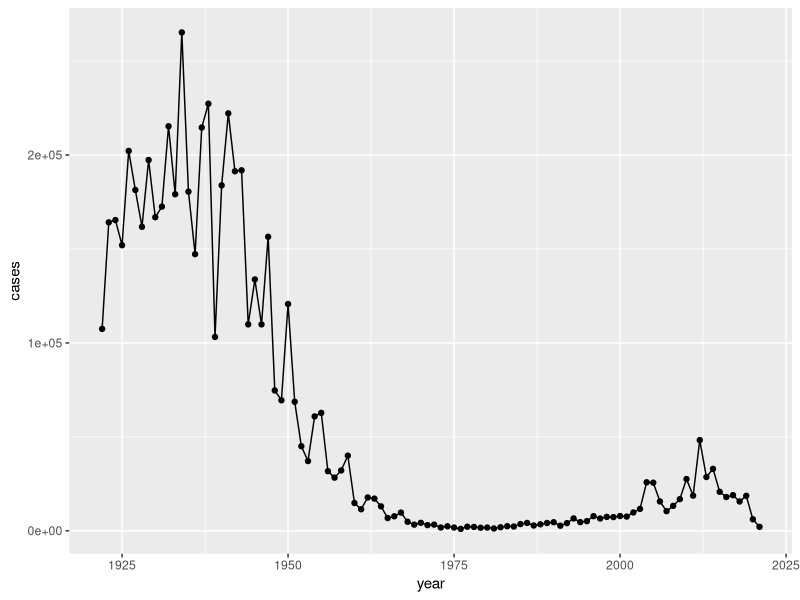
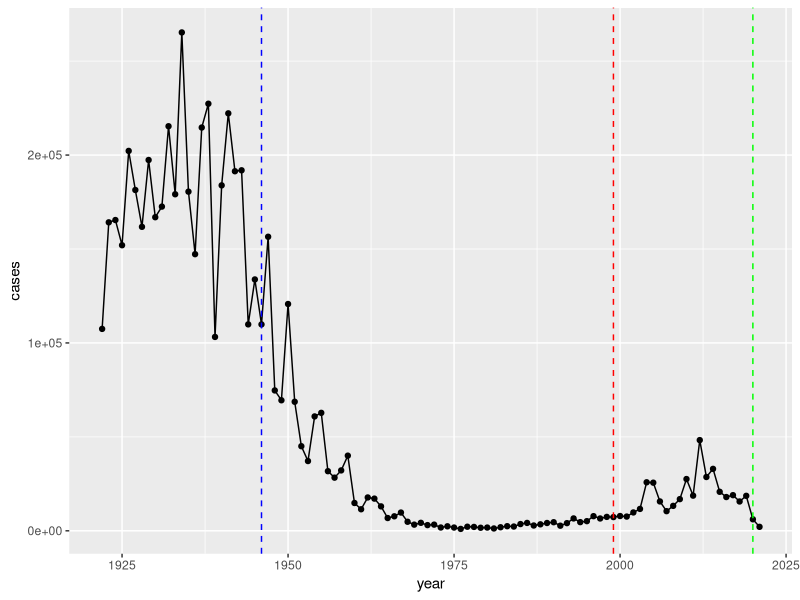

Write the R code that produced these figures, in order. (Note: this script raises an error after producing the figures.)
## ---- chunk 1
#/ echo=FALSE 
cdc <- data.frame(
                                 year = c(1922L,1923L,1924L,1925L,
                                          1926L,1927L,1928L,1929L,1930L,1931L,
                                          1932L,1933L,1934L,1935L,1936L,
                                          1937L,1938L,1939L,1940L,1941L,1942L,
                                          1943L,1944L,1945L,1946L,1947L,
                                          1948L,1949L,1950L,1951L,1952L,
                                          1953L,1954L,1955L,1956L,1957L,1958L,
                                          1959L,1960L,1961L,1962L,1963L,
                                          1964L,1965L,1966L,1967L,1968L,1969L,
                                          1970L,1971L,1972L,1973L,1974L,
                                          1975L,1976L,1977L,1978L,1979L,1980L,
                                          1981L,1982L,1983L,1984L,1985L,
                                          1986L,1987L,1988L,1989L,1990L,
                                          1991L,1992L,1993L,1994L,1995L,1996L,
                                          1997L,1998L,1999L,2000L,2001L,
                                          2002L,2003L,2004L,2005L,2006L,2007L,
                                          2008L,2009L,2010L,2011L,2012L,
                                          2013L,2014L,2015L,2016L,2017L,2018L,
                                          2019L,2020L,2021L),
         cases = c(107473,164191,165418,152003,
                                          202210,181411,161799,197371,
                                          166914,172559,215343,179135,265269,
                                          180518,147237,214652,227319,103188,
                                          183866,222202,191383,191890,109873,
                                          133792,109860,156517,74715,69479,
                                          120718,68687,45030,37129,60886,
                                          62786,31732,28295,32148,40005,
                                          14809,11468,17749,17135,13005,6799,
                                          7717,9718,4810,3285,4249,3036,
                                          3287,1759,2402,1738,1010,2177,2063,
                                          1623,1730,1248,1895,2463,2276,
                                          3589,4195,2823,3450,4157,4570,
                                          2719,4083,6586,4617,5137,7796,6564,
                                          7405,7298,7867,7580,9771,11647,
                                          25827,25616,15632,10454,13278,
                                          16858,27550,18719,48277,28639,32971,
                                          20762,17972,18975,15609,18617,
                                          6124,2116)
       )
## ---- chunk 2
head(cdc)
## ---- chunk 3
library(ggplot2)

ggplot(cdc) +
  aes(x=year, y=cases) +
  geom_point() +geom_line()
## ---- chunk 4
ggplot(cdc) +
  aes(x=year, y=cases) +
  geom_point() +geom_line() +geom_vline(xintercept=1946, linetype="dashed", col="blue")+ geom_vline(xintercept=1999, linetype="dashed", col="red")+ geom_vline(xintercept=2020, linetype="dashed", col="green")
## ---- chunk 5
library(jsonlite)

#Subject table
subject <- read_json("https://www.cmi-pb.org/api/subject", simplifyVector = TRUE) 
specimen <- read_json("http://cmi-pb.org/api/specimen", simplifyVector = TRUE)
titer <- read_json("http://cmi-pb.org/api/v4/plasma_ab_titer", simplifyVector = TRUE)
## ---- chunk 6
head(specimen)
head(subject)
head(titer)
## ---- chunk 7
table(subject$infancy_vac)
## ---- chunk 8
table(subject$biological_sex)
## ---- chunk 9
table(subject$race, subject$biological_sex)

## ---- chunk 10
library(tidyverse)
## ---- chunk 11
today()
## ---- chunk 12
time_length(today() -mdy("3-12-2002"), "years")
## ---- chunk 13
library(dplyr)

#ap <- subject %>% filter(infancy_vac == "aP")
#round( summary( time_length( ap$age, "years" ) ) )
#wp <- subject %>% filter(infancy_vac == "wP")
#round( summary( time_length( wp$age, "years" ) ) )
## ---- chunk 14

subject$age <- ymd(subject$date_of_boost)-ymd(subject$year_of_birth)
subject$year <- time_length(subject$age, "years")
head(subject)
## ---- chunk 15
ggplot(subject) +
  aes(time_length(age, "year"),
      fill=as.factor(infancy_vac)) +
  geom_histogram(show.legend=FALSE) +
  facet_wrap(vars(infancy_vac), nrow=2) +
  xlab("Age in years")
## ---- chunk 16
#x <- t.test(time_length( wp$age, "years" ),
       #time_length( ap$age, "years" ))
#x$p.value
## ---- chunk 17
meta <- inner_join(specimen, subject)
dim(meta)
head(meta)
## ---- chunk 18
head(titer)
## ---- chunk 19
abdata <- inner_join(titer,meta)
head(abdata)
## ---- chunk 20
table(abdata$isotype)
## ---- chunk 21
igg <- abdata %>% filter(isotype == "IgG")
head(igg)
## ---- chunk 22
ggplot(igg) +
  aes(MFI_normalised, antigen) +
  geom_boxplot() 
## ---- chunk 23
ggplot(igg) +
  aes(MFI_normalised, antigen, col=infancy_vac) +
  geom_boxplot() 
## ---- chunk 24
head(igg)
## ---- chunk 25
igg.pt <- igg %>% filter(antigen== "PT", dataset=="2021_dataset")
## ---- chunk 26
ggplot(igg.pt) +
  aes(planned_day_relative_to_boost, 
      MFI_normalised, col=infancy_vac, group=subject_id) +geom_point()+geom_line() +geom_vline(xintercept = 0, linetype="dashed", col="black") +geom_vline(xintercept = 14, linetype="dashed", col="black") +labs(title="2021 dataset IgG PT",
       subtitle = "Dashed lines indicate day 0 (pre-boost) and 14 (apparent peak levels)")
